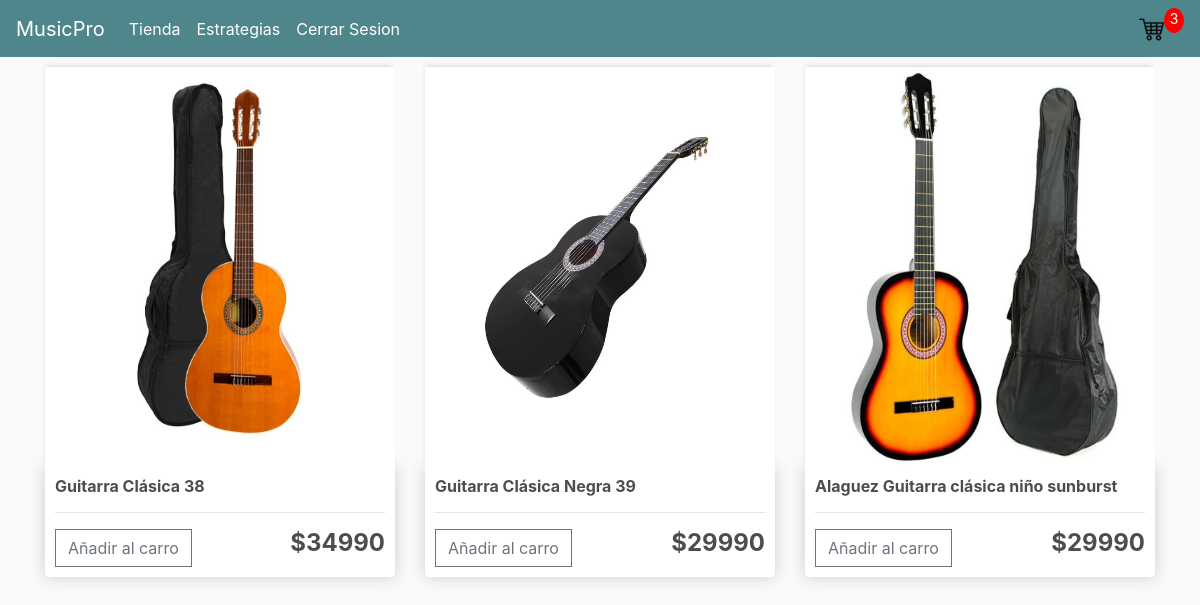
The app's page /store/ (signed in) with its own data.
### TiendaMPRO/models.py (models this page shows, shortened)
class Producto(models.Model):
    nom_prod = models.CharField(validators=[MinLengthValidator(3)], max_length=40,verbose_name="Nombre de Producto")
    tipo_prod = models.ForeignKey(TipoProducto, on_delete=models.CASCADE)
    descripcion = models.TextField(max_length=1500,null=True,blank=True)
    precio = models.FloatField(default=0.0)
    imagen = models.ImageField(upload_to="images/producto",null=True,blank=True)
    @property
    def imageURL(self):
        try:
            url = self.imagen.url
        except:
            url = ''
        return url

### TiendaMPRO/views.py (the view)
# urls.py: path('store/', views.store, name='store'),
@login_required
def store(request):
    if request.user.is_authenticated:
        customer = request.user
        order, created = OrdenDeCompra.objects.get_or_create(customer=customer, complete=False)
        items = order.productopedido_set.all()
        itemsCarrito = order.get_carro_productos
    else:
        items = []
        order= {'get_total_carro': 0, 'get_carro_productos': 0}
        itemsCarrito = order['get_carro_productos']
    productos = Producto.objects.all()
    context ={'productos' : productos, 'itemsCarrito' : itemsCarrito}
    return render(request, 'TiendaMPRO/store.html', context)

### TiendaMPRO/models.py (called while the page is built)
    def __str__(self):
        return f'{self.nombre}'

    @property
    def is_staff(self):
        return self.usuario_admin

    @property
    def get_carro_productos(self):
        orderitems = self.productopedido_set.all()
        total = sum ([item.cantidad for item in orderitems])
        return total

### TiendaMPRO/templates/TiendaMPRO/store.html
{% extends 'TiendaMPRO/main.html' %}
{% load static %}
{% block content %}
<div class="row">
	{% for producto in productos %}
	<div class="col-lg-4">
        <img class="thumbnail" src="{{producto.imageURL}}">
		<div class="box-element product">
            <h6>
                <strong>{{producto.nom_prod}}</strong>
            </h6>
                <hr>
                <button data-product={{producto.id}} data-action="agregar" class="btn btn-outline-secondary add-btn update-cart">Añadir al carro</button>
		        <h4 style="display: inline-block; float: right"><strong>${{producto.precio|floatformat:0}}</strong></h4>
		</div>
	</div>
	{% endfor %}
</div>
{% endblock %}

### TiendaMPRO/static/css/main.css (style rules this page uses)
body { background-color: hsl(0, 0%, 98%); }
h1,h2,h3,h4,h5,h6 { color:hsl(0, 0%, 30%); }
.box-element { box-shadow:hsl(0, 0%, 80%) 0 0 16px; background-color: #fff; border-radius: 4px; padding: 10px; }
.thumbnail { width: 100%; height: 400px; -webkit-box-shadow: -1px -3px 5px -2px rgba(214,214,214,1); -moz-box-shadow: -1px -3px 5px -2px rgba(214,214,214,1); box-shadow: -1px -3px 5px -2px rgba(214,214,214,1); }
.product { border-radius: 0 0 4px 4px; }
.col-lg-4, .col-lg-6, .col-lg-8, .col-lg-12 { margin-top: 10px; }
.btn { border-radius: 0; }

### records on screen
Producto: imageURL (picture), nom_prod "Guitarra Clásica 38", precio "34990"
Producto: imageURL (picture), nom_prod "Guitarra Clásica Negra 39", precio "29990"
Producto: imageURL (picture), nom_prod "Alaguez Guitarra clásica niño sunburst", precio "29990"

### other values on screen
{{ itemsCarrito }} "3"
